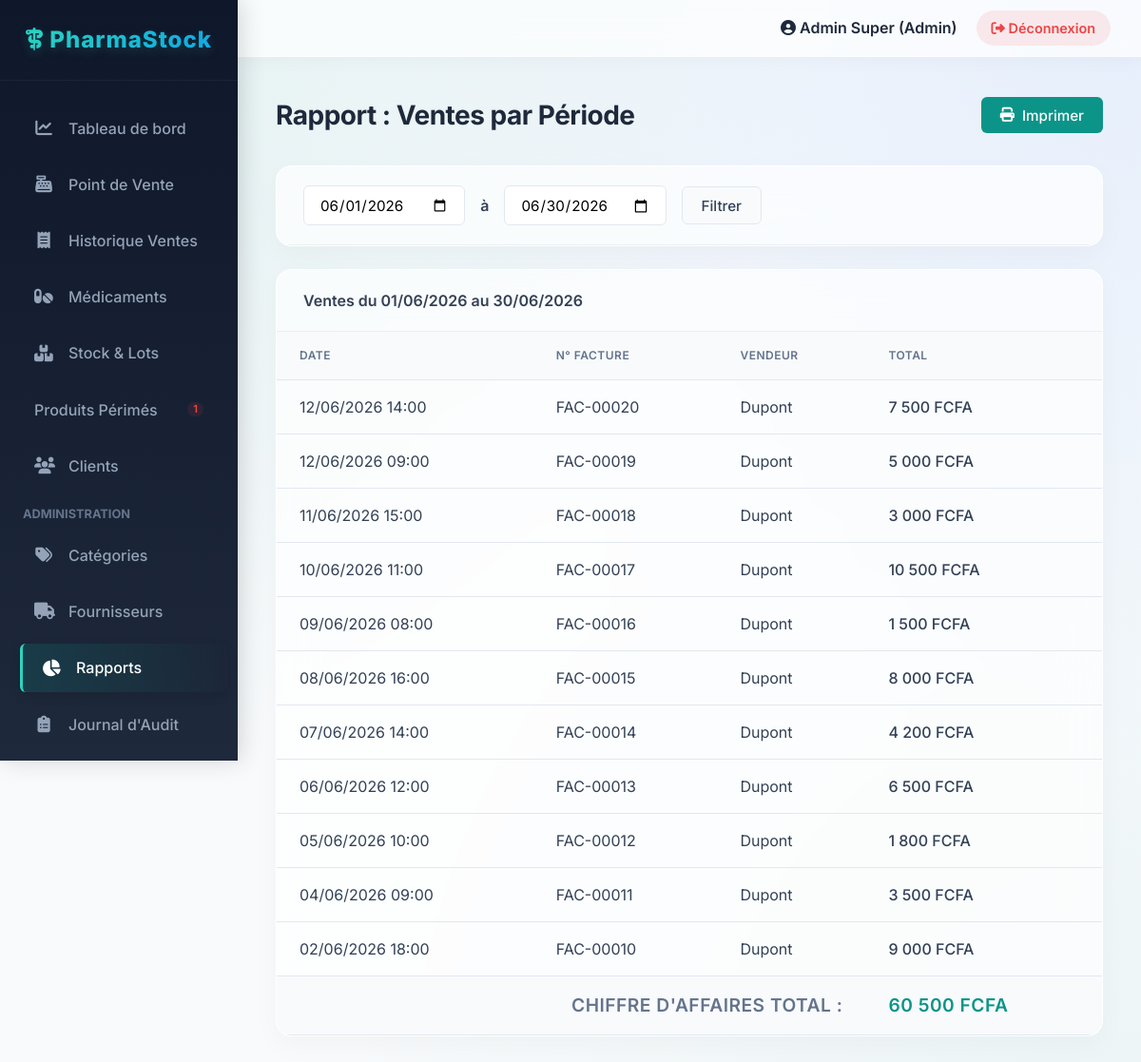
The page /index.php?page=rapports&action=ventes_periode (signed in) on the database its author committed.
### tables this page shows
CREATE TABLE `vente` (
  `id` INT PRIMARY KEY AUTO_INCREMENT,
  `numero_facture` VARCHAR(20) UNIQUE NOT NULL,
  `date_vente` DATETIME DEFAULT CURRENT_TIMESTAMP,
  `montant_total` DECIMAL(10,2) NOT NULL,
  `id_utilisateur` INT NOT NULL,
  `id_client` INT,
  `id_ordonnance` INT,
  FOREIGN KEY (`id_utilisateur`) REFERENCES `utilisateur`(`id`) ON DELETE RESTRICT,
  FOREIGN KEY (`id_client`) REFERENCES `client`(`id`) ON DELETE SET NULL,
  FOREIGN KEY (`id_ordonnance`) REFERENCES `ordonnance`(`id`) ON DELETE SET NULL
);

CREATE TABLE `utilisateur` (
  `id` INT PRIMARY KEY AUTO_INCREMENT,
  `nom` VARCHAR(100) NOT NULL,
  `prenom` VARCHAR(100) NOT NULL,  
  `email` VARCHAR(100) UNIQUE NOT NULL,
  `mot_de_passe` VARCHAR(255) NOT NULL,
  `role` ENUM('admin', 'pharmacien') DEFAULT 'pharmacien',
  `statut` BOOLEAN DEFAULT TRUE,
  `date_creation` DATETIME DEFAULT CURRENT_TIMESTAMP
);

### includes/utils.php (called while the page is built, shortened)
<?php
function formatMontant($montant) {
    return number_format($montant, 0, ',', ' ') . ' FCFA';
}
function formatDate($dateStr, $format = 'd/m/Y H:i') {
    $date = new DateTime($dateStr);
    return $date->format($format);
}

### config/database.php (called while the page is built, shortened)
<?php
class Database {
    private static $instance = null;
    private $pdo;
    private function __construct() {
        try {
			$dsn = "mysql:host=" . DB_HOST . ";port=" . DB_PORT . ";dbname=" . DB_NAME . ";charset=utf8";
			$options = [
                PDO::ATTR_ERRMODE            => PDO::ERRMODE_EXCEPTION,
                PDO::ATTR_DEFAULT_FETCH_MODE => PDO::FETCH_ASSOC,
                PDO::ATTR_EMULATE_PREPARES   => false,
            ];
            $this->pdo = new PDO($dsn, DB_USER, DB_PASS, $options);
        } catch (PDOException $e) {
            die("Erreur de connexion à la base de données: " . $e->getMessage());
        }
    }
    public static function getInstance() {
        if (self::$instance === null) {
            self::$instance = new self();
        }
        return self::$instance;
    }
    public function getConnection() {
        return $this->pdo;
    }
}

### models/Vente.php (called while the page is built, shortened)
<?php
require_once __DIR__ . '/../config/database.php';
class Vente {
    private $db;
    public function __construct() {
        $this->db = Database::getInstance()->getConnection();
    }
    public function getHistorique($filters = null, $limit = 50, $offset = 0) {
        $sql = "
            SELECT v.*, u.nom as vendeur_nom, c.nom as client_nom
            FROM vente v
            JOIN utilisateur u ON v.id_utilisateur = u.id
            LEFT JOIN client c ON v.id_client = c.id
            WHERE 1=1
        ";
        $params = [];
        if (!empty($filters['date_debut'])) {
            $sql .= " AND DATE(v.date_vente) >= ?";
            $params[] = $filters['date_debut'];
        }
        if (!empty($filters['date_fin'])) {
            $sql .= " AND DATE(v.date_vente) <= ?";
            $params[] = $filters['date_fin'];
        }
        $sql .= " ORDER BY v.date_vente DESC LIMIT $limit OFFSET $offset";
        $stmt = $this->db->prepare($sql);
        $stmt->execute($params);
        return $stmt->fetchAll();
    }
}

### views/rapports/ventes_periode.php (the view, shortened to what this page needs)
<?php include __DIR__ . '/../layouts/header.php'; ?>
<div class="page-title">
    <span>Rapport : Ventes par Période</span>
    <button onclick="window.print()" class="btn btn-primary"><i class="fa-solid fa-print"></i> Imprimer</button>
</div>
<div class="card no-print">
    <div class="card-header">
        <form action="<?= BASE_URL ?>/index.php" method="GET" style="display: flex; gap: 1rem; align-items: center;">
            <input type="date" name="date_debut" class="form-control" value="<?= htmlspecialchars($date_debut) ?>" required>
            <span>à</span>
            <input type="date" name="date_fin" class="form-control" value="<?= htmlspecialchars($date_fin) ?>" required>
            <button type="submit" class="btn btn-secondary">Filtrer</button>
        </form>
    </div>
</div>
<div class="card">
    <div class="card-header">
        Ventes du <?= formatDate($date_debut, 'd/m/Y') ?> au <?= formatDate($date_fin, 'd/m/Y') ?>
    </div>
    <div class="table-responsive">
        <table class="table">
            <thead>
                <tr>
                    <th>Date</th>
                    <th>N° Facture</th>
                    <th>Vendeur</th>
                    <th>Total</th>
                </tr>
            </thead>
            <tbody>
                <?php
                $ca_total = 0;
                if(empty($ventes)): ?>
                    <tr><td colspan="4" style="text-align: center;">Aucune vente sur cette période.</td></tr>
                <?php else: ?>
                    <?php foreach($ventes as $v):
                        $ca_total += $v['montant_total'];
                    ?>
                    <tr>
                        <td><?= formatDate($v['date_vente'], 'd/m/Y H:i') ?></td>
                        <td><?= htmlspecialchars($v['numero_facture']) ?></td>
                        <td><?= htmlspecialchars($v['vendeur_nom']) ?></td>
                        <td style="font-weight: 500;"><?= formatMontant($v['montant_total']) ?></td>
                    </tr>
                    <?php endforeach; ?>
                <?php endif; ?>
            </tbody>
            <tfoot>
                <tr>
                    <th colspan="3" style="text-align: right; font-size: 1.2rem;">Chiffre d'Affaires Total :</th>
                    <th style="font-size: 1.2rem; color: var(--primary-color);"><?= formatMontant($ca_total) ?></th>
                </tr>
            </tfoot>
        </table>
    </div>
</div>
<?php include __DIR__ . '/../layouts/footer.php'; ?>

### public/css/style.css (style rules this page uses)
:root { --primary-color: #0d9488; --primary-hover: #0f766e; --secondary-color: #3b82f6; --dark-color: #1e293b; --light-bg: #f8fafc; --white: #ffffff; --border-color: #e2e8f0; --text-color: #334155; --text-muted: #64748b; --danger: #ef4444; --warning: #f59e0b; --success: #10b981; --sidebar-width: 250px; --header-height: 60px; --font-family: 'Inter', system-ui, -apple-system, sans-serif; --shadow-sm: 0 1px 2px 0 rgb(0 0 0 / 0.05); --shadow-md: 0 4px 6px -1px rgb(0 0 0 / 0.1), 0 2px 4px -2px rgb(0 0 0 / 0.1); --shadow-lg: 0 10px 15px -3px rgb(0 0 0 / 0.1), 0 4px 6px -4px rgb(0 0 0 / 0.1); --radius-md: 0.375rem; --radius-lg: 0.5rem; }
* { margin: 0; padding: 0; box-sizing: border-box; }
body { font-family: var(--font-family); background-color: #f8fafc; background-image: radial-gradient(at 0% 0%, hsla(175, 83%, 32%, 0.1) 0px, transparent 50%), radial-gradient(at 100% 0%, hsla(217, 91%, 60%, 0.1) 0px, transparent 50%), radial-gradient(at 100% 100%, hsla(175, 83%, 32%, 0.05) 0px, transparent 50%); background-attachment: fixed; color: var(--text-color); line-height: 1.5; }
.page-title { font-size: 1.75rem; font-weight: 700; margin-bottom: 2rem; color: #1e293b; display: flex; justify-content: space-between; align-items: center; letter-spacing: -0.5px; }
.card { background: rgba(255, 255, 255, 0.7); backdrop-filter: blur(20px); -webkit-backdrop-filter: blur(20px); border-radius: 1rem; box-shadow: 0 10px 30px rgba(0, 0, 0, 0.03); border: 1px solid rgba(255, 255, 255, 1); overflow: hidden; margin-bottom: 1.5rem; animation: fadeUp 0.5s ease-out backwards; }
.card:nth-child(2) { animation-delay: 0.1s; }
.card:nth-child(3) { animation-delay: 0.2s; }
.card-header { padding: 1.25rem 1.75rem; border-bottom: 1px solid rgba(0, 0, 0, 0.05); font-weight: 600; display: flex; justify-content: space-between; align-items: center; background: rgba(248, 250, 252, 0.4); }
.table-responsive { overflow-x: auto; }
.table { width: 100%; border-collapse: collapse; }
.table th, .table td { padding: 1rem 1.5rem; text-align: left; border-bottom: 1px solid var(--border-color); }
.table th { background-color: var(--light-bg); font-weight: 600; color: var(--text-muted); text-transform: uppercase; font-size: 0.75rem; letter-spacing: 0.5px; }
.form-control { width: 100%; padding: 0.6rem 1rem; border: 1px solid var(--border-color); border-radius: var(--radius-md); font-family: inherit; font-size: 0.95rem; transition: all 0.2s; background-color: var(--white); }
.btn { display: inline-flex; align-items: center; justify-content: center; gap: 0.5rem; padding: 0.6rem 1.25rem; border-radius: var(--radius-md); font-weight: 500; cursor: pointer; border: none; transition: all 0.2s; font-family: inherit; font-size: 0.95rem; }
.btn-primary { background-color: var(--primary-color); color: white; }
.btn-secondary { background-color: var(--light-bg); color: var(--text-color); border: 1px solid var(--border-color); }

### rows shown on the page
vente: date_vente "12/06/2026 14:00", numero_facture "FAC-00020", id_utilisateur.nom "Dupont", montant_total "7 500 FCFA"
vente: date_vente "12/06/2026 09:00", numero_facture "FAC-00019", id_utilisateur.nom "Dupont", montant_total "5 000 FCFA"
vente: date_vente "11/06/2026 15:00", numero_facture "FAC-00018", id_utilisateur.nom "Dupont", montant_total "3 000 FCFA"
vente: date_vente "10/06/2026 11:00", numero_facture "FAC-00017", id_utilisateur.nom "Dupont", montant_total "10 500 FCFA"
vente: date_vente "09/06/2026 08:00", numero_facture "FAC-00016", id_utilisateur.nom "Dupont", montant_total "1 500 FCFA"
vente: date_vente "08/06/2026 16:00", numero_facture "FAC-00015", id_utilisateur.nom "Dupont", montant_total "8 000 FCFA"
vente: date_vente "07/06/2026 14:00", numero_facture "FAC-00014", id_utilisateur.nom "Dupont", montant_total "4 200 FCFA"
vente: date_vente "06/06/2026 12:00", numero_facture "FAC-00013", id_utilisateur.nom "Dupont", montant_total "6 500 FCFA"
vente: date_vente "05/06/2026 10:00", numero_facture "FAC-00012", id_utilisateur.nom "Dupont", montant_total "1 800 FCFA"
vente: date_vente "04/06/2026 09:00", numero_facture "FAC-00011", id_utilisateur.nom "Dupont", montant_total "3 500 FCFA"
vente: date_vente "02/06/2026 18:00", numero_facture "FAC-00010", id_utilisateur.nom "Dupont", montant_total "9 000 FCFA"

### other values the page prints
$sidebarPerimesCount "1"
$_SESSION['user_prenom'] . ' ' . $_SESSION['user_nom'] "Admin Super"
$_SESSION['user_role'] "Admin"
formatDate($date_fin, 'd/m/Y') "30/06/2026"
formatMontant($ca_total) "60 500 FCFA"
